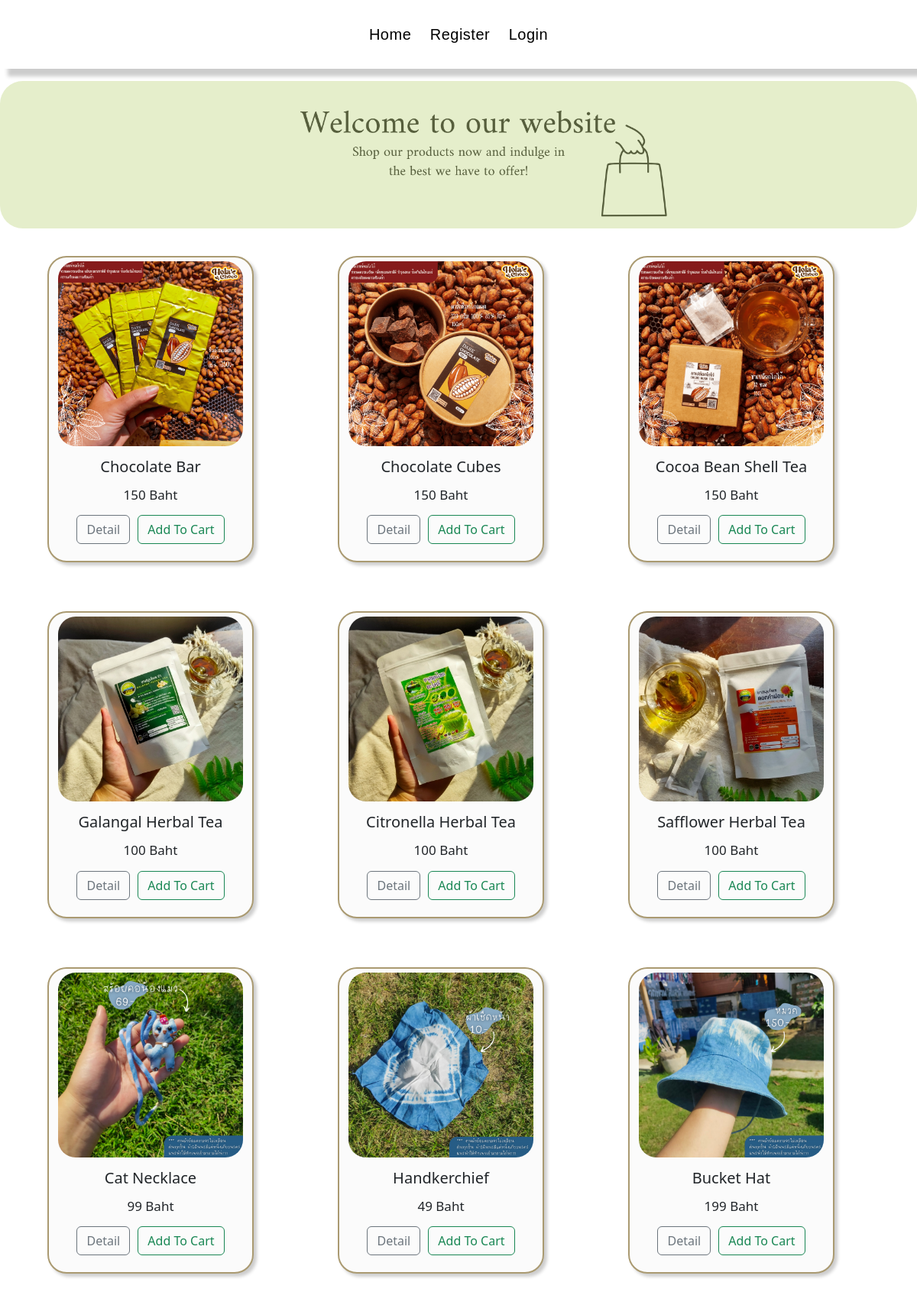
The page / on the database its author committed.
### tables this page shows
CREATE TABLE `product` (
  `pro_id` int(2) UNSIGNED ZEROFILL NOT NULL,
  `pro_name` varchar(30) NOT NULL,
  `detail` text NOT NULL,
  `type_id` int(3) UNSIGNED ZEROFILL NOT NULL,
  `price` smallint(5) NOT NULL,
  `amount` smallint(3) NOT NULL,
  `image` text NOT NULL
);

### index.php (called while the page is built)
<?php
require_once("config.php");
require_once("show_product.php");
?>

### show_product.php (the view, shortened to what this page needs)
<?php require_once("headerhome.php");?>
<?php require_once("config.php");?>
<!DOCTYPE html>
<html lang="en">
<head>
    <link rel="stylesheet" type="text/css" href="https://cdn.jsdelivr.net/npm/bootstrap@5.2.3/dist/css/bootstrap.min.css">
    <link rel="stylesheet" type="text/css" href="main.css">
</head>
<body class="showproduct">
<div class="container">
<div class="row">
    <?php
$sql ="SELECT * FROM product ORDER BY pro_id ASC";
$result = mysqli_query($connect,$sql);
while($row=mysqli_fetch_array($result)){
    ?>
    <div class="col-md-4">
        <div class="text-center">
      <div class="pro">
      <img src="img/<?=$row['image']?>"><br>
      <h5><?=$row['pro_name']?></h5>
      <h6><?=$row['price']?> Baht </h6>
      <p align="center"><a class="btn btn-outline-secondary " href="sh_product_detail2.php?id=<?=$row['pro_id']?>">Detail</a>
      <a class="btn btn-outline-success " href="order.php?id=<?=$row['pro_id']?>">Add To Cart</a></p>
        </div>
        <br>
    </div>
</div>
    <?php
    }
    ?>
  </div>
</div>
</body>
</html>

### headerhome.php (shortened to what this page needs)
<html>
    <head>
</head>
    <body>
    <div class="headerhome">
    <ul>
        <li><a href="index.php">Home</a></li>
        <li><a href="employeemain.php">Register</a></li>
        <li>
<?php
if (isset($_SESSION['username'])) {
    echo '<li><a href="logout.php">Logout -</a>';
    echo "<span class='user-desc'>&nbsp;[";
    echo $_SESSION['firstname']
        ." ".$_SESSION['lastname']
        ." -Level: ".$_SESSION['level'];
    echo "]</span></li>";
    }
    else {
        echo '<li><a href="login.php">Login</a></li>';
         }
?>
</li>
    </ul>
    <div class="banner">
    <p align="center"><img width="1000px" width="auto"src="img/welcome.png"></p>
    </div>
</div>
</body>
</html>

### main.css (style rules this page uses)
body { background-color: #ffffff; background-position: top left; background-repeat: repeat; }
.banner img { margin:auto; padding: 0; width: 100%; border-radius: 30px; }
.pro { width: 23%; min-width: 270px; padding: 5px 12px 3px; border: 2px solid #aa9a71 ; border-radius: 25px; cursor: pointer; box-shadow: 4px 4px 4px rgba(0,0,0,.2); margin: 20px; transition: 0.2s ease; background-color: #fbfbfb ; }
.pro img { width: 100%; border-radius: 23px; }
.pro h5 { text-align: center; margin: 15px 0; font-size: 20px; }
.pro h6 { text-align: center; padding: 0px 0 5px 0; font-size: 17px; }
.pro a { margin: 3px; }

### headerhome.php (style rules this page uses)
.headerhome ul { font-family: Georgia,'Arial'; text-align: center; padding : 30px 0 30px 0; background-color: #fffff; box-shadow: 10px 10px 5px rgba(0,0,0,.2); }
.headerhome ul li { text-align: center; list-style: none; display: inline; text-decoration: none; }
.headerhome ul li a { text-align: center; text-decoration: none; padding: 10px 30px 10px 30px; font-size: 20px; color:rgb(0, 0, 0); letter-spacing: 0.5px; position: relative; padding: 0 10px; text-shadow: gray 0.1em 0.1em 0.2em" }
.headerhome ul li a::after { content: ""; position: absolute; background-color:#fafcf1 ; height: 3px; width: 0%; left:0; bottom: -10px; transition:0.3s }

### rows shown on the page
product: image (picture), pro_name "Chocolate Bar", price "150"
product: image (picture), pro_name "Chocolate Cubes", price "150"
product: image (picture), pro_name "Cocoa Bean Shell Tea", price "150"
product: image (picture), pro_name "Galangal Herbal Tea", price "100"
product: image (picture), pro_name "Citronella Herbal Tea", price "100"
product: image (picture), pro_name "Safflower Herbal Tea", price "100"
product: image (picture), pro_name "Cat Necklace", price "99"
product: image (picture), pro_name "Handkerchief", price "49"
product: image (picture), pro_name "Bucket Hat", price "199"
